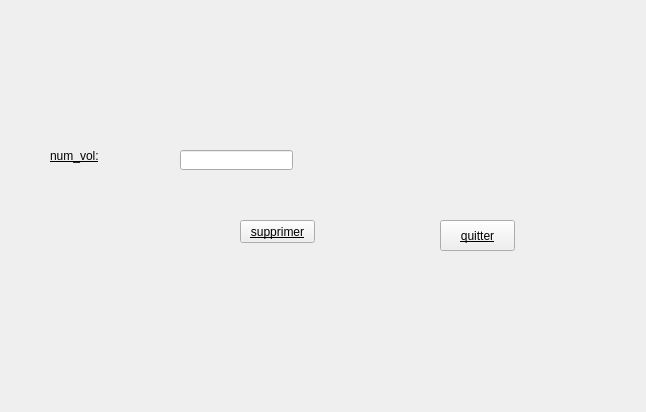
      <widget class="QWidget" name="tab">
       <attribute name="title">
        <string>supprimer</string>
       </attribute>
       <widget class="QLabel" name="label_16">
        <property name="geometry">
         <rect>
          <x>6</x>
          <y>2</y>
          <width>631</width>
          <height>401</height>
         </rect>
        </property>
        <property name="text">
         <string/>
        </property>
        <property name="pixmap">
         <pixmap>../../avis-lufthansa-vol-inde.jpg</pixmap>
        </property>
       </widget>
       <widget class="QLabel" name="label_7">
        <property name="geometry">
         <rect>
          <x>50</x>
          <y>140</y>
          <width>151</width>
          <height>31</height>
         </rect>
        </property>
        <property name="styleSheet">
         <string notr="true">  font: 75 16pt &quot;MS Shell Dlg 2&quot;;
text-decoration: underline;
</string>
        </property>
        <property name="text">
         <string>num_vol:</string>
        </property>
       </widget>
       <widget class="QLineEdit" name="lineEdit_7">
        <property name="geometry">
         <rect>
          <x>180</x>
          <y>150</y>
          <width>113</width>
          <height>20</height>
         </rect>
        </property>
       </widget>
       <widget class="QPushButton" name="pushButton_supp">
        <property name="geometry">
         <rect>
          <x>240</x>
          <y>220</y>
          <width>75</width>
          <height>23</height>
         </rect>
        </property>
        <property name="autoFillBackground">
         <bool>true</bool>
        </property>
        <property name="styleSheet">
         <string notr="true"> font: 75 16pt &quot;MS Shell Dlg 2&quot;;
text-decoration: underline;</string>
        </property>
        <property name="text">
         <string>supprimer</string>
        </property>
       </widget>
       <widget class="QPushButton" name="pushButton_2">
        <property name="geometry">
         <rect>
          <x>440</x>
          <y>220</y>
          <width>75</width>
          <height>31</height>
         </rect>
        </property>
        <property name="styleSheet">
         <string notr="true"> font: 75 16pt &quot;MS Shell Dlg 2&quot;;
text-decoration: underline;</string>
        </property>
        <property name="text">
         <string>quitter</string>
        </property>
       </widget>
       <zorder>label_16</zorder>
       <zorder>lineEdit_7</zorder>
       <zorder>pushButton_supp</zorder>
       <zorder>pushButton_2</zorder>
       <zorder>label_7</zorder>
      </widget>
